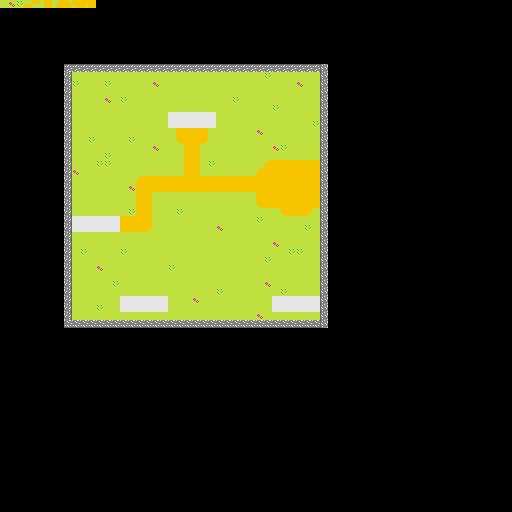

A 2D game scene composited from a Tiled map and its tileset images. What follows is a short description and the map's XML, with each tile layer's data collapsed to a summary:
An orthogonal 64x64 tile map with 8x8 px tiles, 1 tile layer (Capa de patrones 1).

<map version="1.10" tiledversion="1.11.0" orientation="orthogonal" renderorder="right-down" width="64" height="64" tilewidth="8" tileheight="8" infinite="0" nextlayerid="2" nextobjectid="1">
 <tileset firstgid="1" source="gym_bg.tsx" />
 <layer id="1" name="Capa de patrones 1" width="64" height="64">
  <data>[4096 cells, 1101 non-empty, 17 distinct tile ids]</data>
 </layer>
</map>
